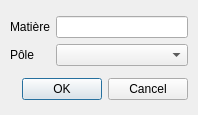
<?xml version="1.0" encoding="UTF-8"?>
<ui version="4.0">
 <class>DialogAjoutermatiere</class>
 <widget class="QDialog" name="DialogAjoutermatiere">
  <property name="geometry">
   <rect>
    <x>0</x>
    <y>0</y>
    <width>198</width>
    <height>115</height>
   </rect>
  </property>
  <property name="windowTitle">
   <string>Ajouter une matière</string>
  </property>
  <widget class="QWidget" name="layoutWidget">
   <property name="geometry">
    <rect>
     <x>10</x>
     <y>10</y>
     <width>178</width>
     <height>97</height>
    </rect>
   </property>
   <layout class="QVBoxLayout" name="layoutGeneral">
    <item>
     <layout class="QGridLayout" name="layoutSousGeneral">
      <item row="0" column="0">
       <widget class="QLabel" name="lbMatiere">
        <property name="text">
         <string>Matière</string>
        </property>
       </widget>
      </item>
      <item row="0" column="1">
       <widget class="QLineEdit" name="matiere"/>
      </item>
      <item row="1" column="0">
       <widget class="QLabel" name="lbPole">
        <property name="text">
         <string>Pôle</string>
        </property>
       </widget>
      </item>
      <item row="1" column="1">
       <widget class="QComboBox" name="pole"/>
      </item>
     </layout>
    </item>
    <item>
     <widget class="QDialogButtonBox" name="boutons">
      <property name="orientation">
       <enum>Qt::Horizontal</enum>
      </property>
      <property name="standardButtons">
       <set>QDialogButtonBox::Cancel|QDialogButtonBox::Ok</set>
      </property>
     </widget>
    </item>
   </layout>
  </widget>
 </widget>
 <tabstops>
  <tabstop>matiere</tabstop>
  <tabstop>pole</tabstop>
  <tabstop>boutons</tabstop>
 </tabstops>
 <resources/>
 <connections>
  <connection>
   <sender>boutons</sender>
   <signal>accepted()</signal>
   <receiver>DialogAjoutermatiere</receiver>
   <slot>accept()</slot>
   <hints>
    <hint type="sourcelabel">
     <x>248</x>
     <y>254</y>
    </hint>
    <hint type="destinationlabel">
     <x>157</x>
     <y>274</y>
    </hint>
   </hints>
  </connection>
  <connection>
   <sender>boutons</sender>
   <signal>rejected()</signal>
   <receiver>DialogAjoutermatiere</receiver>
   <slot>reject()</slot>
   <hints>
    <hint type="sourcelabel">
     <x>316</x>
     <y>260</y>
    </hint>
    <hint type="destinationlabel">
     <x>286</x>
     <y>274</y>
    </hint>
   </hints>
  </connection>
 </connections>
</ui>
